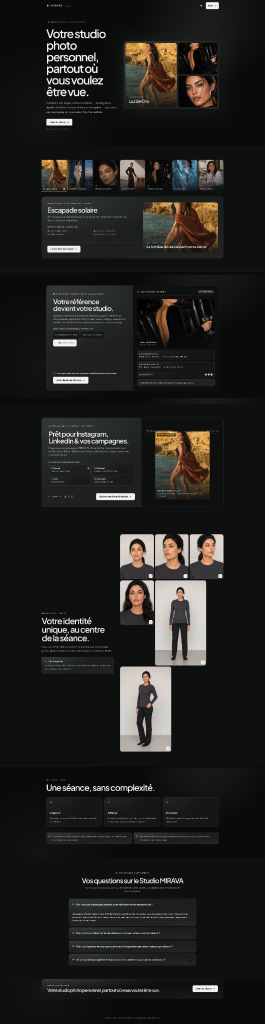
#> input picture KERN_VISUAL_GOLD_STANDARD_PIPELINE/examples/mirava/assets/desktop-full.png, 530 x 2048 px (shown at 1/2 size)
$ python segment_capture.py ../KERN_VISUAL_GOLD_STANDARD_PIPELINE/examples/mirava/assets/desktop-full.png out
#> lines starting #> are read from the running program, lines starting #| are printed output that depends on the picture
#!/usr/bin/env python3
import argparse
from pathlib import Path
from PIL import Image

def segment(source:Path,out:Path,label:str,height:int,overlap:int):
#> called with label = 'capture', height = 1600, overlap = 200
 if height<=overlap: raise ValueError("segment-height must exceed overlap")
 im=Image.open(source);out.mkdir(parents=True,exist_ok=True);top=0;i=1;files=[]
#> in segment, im is the input picture: PIL image 530x2048 RGBA; mean R, G, B, A 33.6, 33.2, 31.4, 255
 while top<im.height:
  bottom=min(top+height,im.height);crop=im.crop((0,top,im.width,bottom));target=out/f"{label}-seg-{i:02d}-{top}-{bottom}.png";crop.save(target,optimize=True);files.append(target)
  if bottom==im.height: break
  top=bottom-overlap;i+=1
#> this loop made 2 passes
#> pass 1, in segment, `crop = im.crop((0, top, im.width, bottom))`:
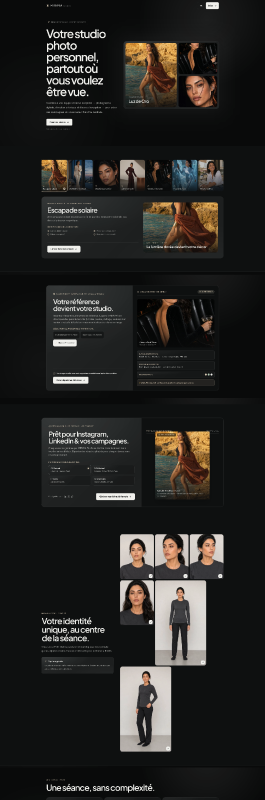
#> crop: PIL image 530x1600 RGBA (shown at 1/2 size); mean R, G, B, A 37, 36, 33.7, 255
#> pass 2, in segment, `crop = im.crop((0, top, im.width, bottom))`:
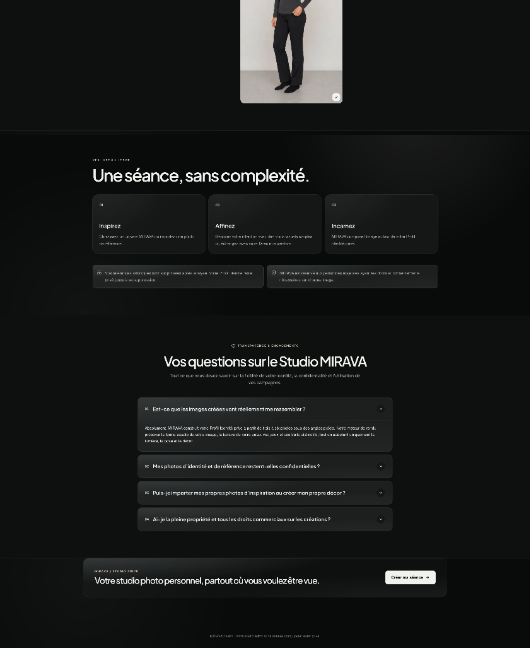
#> crop: PIL image 530x648 RGBA; mean R, G, B, A 24.2, 25.7, 25.5, 255
#> after the loop, files = 2 items; i = 2
 return files
if __name__=="__main__":
 p=argparse.ArgumentParser();p.add_argument("source",type=Path);p.add_argument("output_dir",type=Path);p.add_argument("--label",default="capture");p.add_argument("--segment-height",type=int,default=1600);p.add_argument("--overlap",type=int,default=200);a=p.parse_args()
 for f in segment(a.source,a.output_dir,a.label,a.segment_height,a.overlap): print(f)
